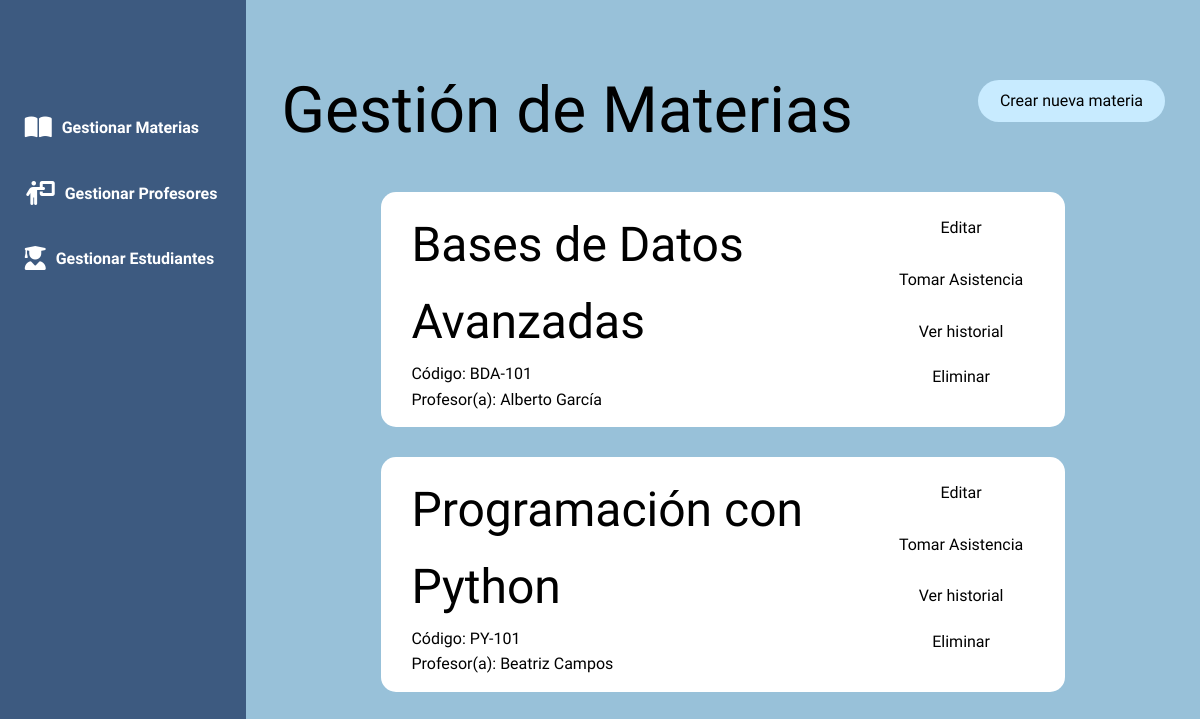
Before: / with the older database file.
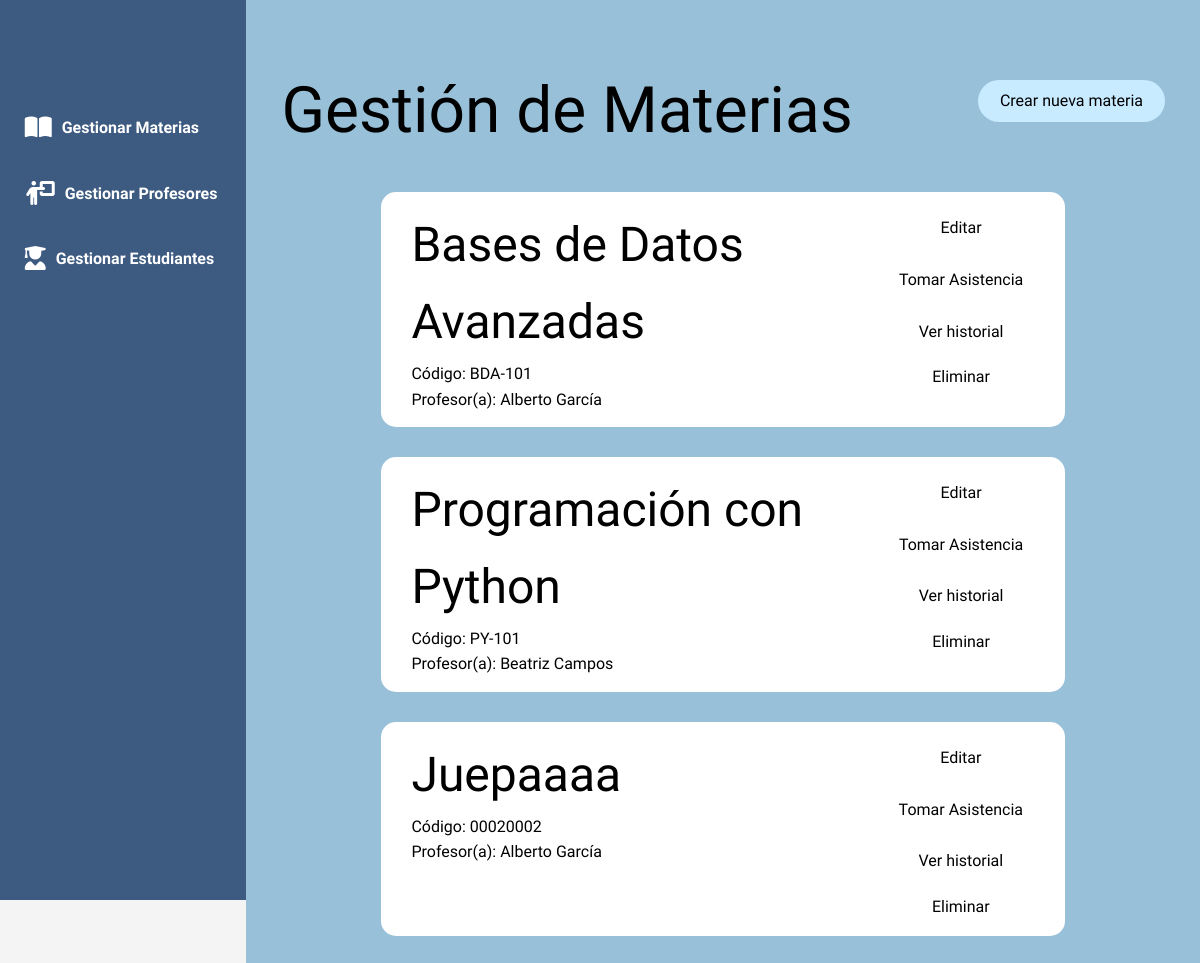
After: the same page with the newer database file.
### models.py (models this page shows)
class Materia(Base):
    __tablename__ = 'materias'
    id = Column(Integer, primary_key=True)
    nombre_materia = Column(String(100), nullable=False)
    codigo_materia = Column(String(20), unique=True, nullable=False)
    profesor_id = Column(Integer, ForeignKey('profesores.id'))
    profesor = relationship("Profesor")
    inscripciones = relationship("Inscripcion", back_populates="materia", cascade="all, delete-orphan")

class Profesor(Base):
    __tablename__ = 'profesores'
    id = Column(Integer, primary_key=True)
    nombre = Column(String(50), nullable=False)
    apellido = Column(String(50), nullable=False)
    especialidad = Column(String(100))
    is_active = Column(Boolean, default=True, nullable=False)

### app.py (the view)
@app.route('/')
def index():
    materias = session.query(Materia).join(Profesor).filter(Profesor.is_active == True).all()
    return render_template('index.html', materias=materias)

### templates/index.html (shortened to what this page needs)
{% extends "base.html" %}
{% block content %}
<div class="header">
    <h1>Gestión de Materias</h1>
    <a href="{{ url_for('nueva_materia') }}" class="btn create-btn">Crear nueva materia</a>
</div>
{% for materia in materias %}
	<div class="card">
		<div>
			<h2>{{ materia.nombre_materia }}</h2>
			<p>Código: {{ materia.codigo_materia }}</p>
			<p>Profesor(a): {{ materia.profesor.nombre }} {{ materia.profesor.apellido }}</p>
		</div>
		<div class="action-buttons">
			<a href="{{ url_for('editar_materia', materia_id=materia.id) }}" class="btn btn-card">Editar</a>
			<a href="{{ url_for('materia_detalle', materia_id=materia.id) }}" class="btn btn-card">Tomar Asistencia</a>
			<a href="{{ url_for('ver_asistencias', materia_id=materia.id) }}" class="btn btn-card">Ver historial</a>
			<form action="{{ url_for('eliminar_materia', materia_id=materia.id) }}" method="POST" style="display:inline;" onsubmit="return confirm('¿Seguro que deseas eliminar esta materia?');">
				<button type="submit" class="btn btn-delete">Eliminar</button>
			</form>
		</div>
	</div>
{% else %}
	<p>No hay materias registradas.</p>
{% endfor %}
{% endblock %}

Changed rows visible on the page:
added Materia: nombre_materia "Juepaaaa", codigo_materia "00020002", profesor.nombre "Alberto", profesor.apellido "García"
